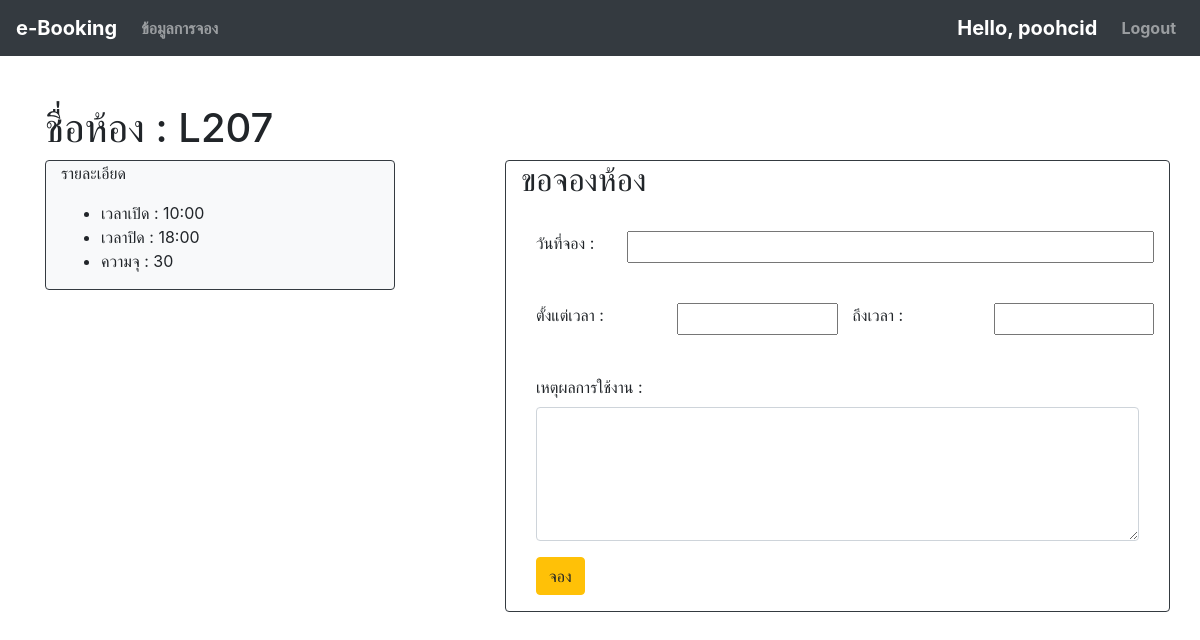
The page /booking/2/ (signed in) on the database as committed earlier.
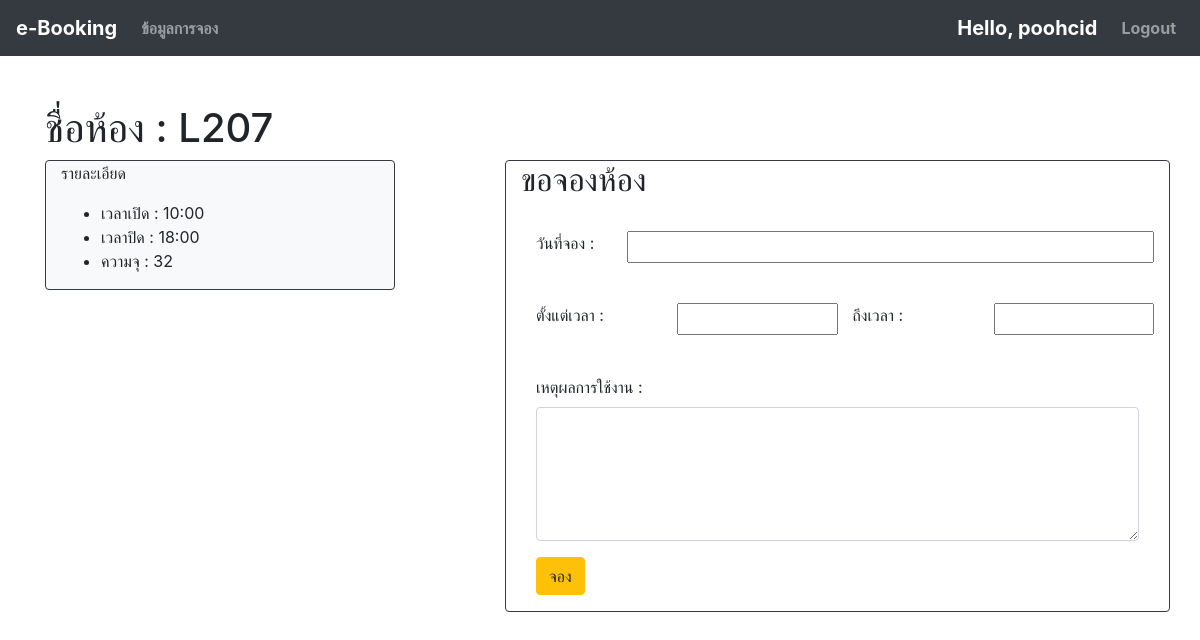
The same page on the database as committed later.
### booking/models.py (models this page shows, shortened)
class Room(models.Model):
    name = models.CharField(max_length=100)
    open_time = models.TimeField()
    close_time = models.TimeField()
    capacity = models.IntegerField(default=0)

### booking/views.py (the view)
# urls.py: path('booking/<int:id>/', views.booking, name="booking"),
@login_required
@permission_required('booking.add_booking')
def booking(request, id):
    try:
        context={
            "room" : Room.objects.get(pk=id),
            "user" : request.user
        }
        return render(request, 'booking.html', context=context)
    except Room.DoesNotExist:
        return redirect('index')

### booking/templates/booking.html (shortened to what this page needs)
{% extends 'base.html' %}
{% block content %}
    <br><br>
    <div class="container">
    <h1>ชื่อห้อง : {{ room.name }}</h1>
        <div class="row">
            <div class="col-4">
                <div class="border border-dark rounded bg-light container">
                    <p>รายละเอียด</p>
                    <ul>
                        <li>เวลาเปิด : {{room.open_time|date:'H:i'}}</li>
                        <li>เวลาปิด : {{ room.close_time|date:'H:i' }}</li>
                        <li>ความจุ : {{ room.capacity }}</li>
                    </ul>
                </div>
            </div>
            <div class="col-1">
            </div>
            <div class="col-7 border border-dark rounded">
                <h2>ขอจองห้อง</h2>
                <br>
                <form action="{% url 'save_booking' id=room.id %}" class="container-fluid" method="POST">
                    <div class="row form-group">
                        <label class="col-2">วันที่จอง : </label>
                        <input class="col-10" id="datepicker" name="date" width="200" selectedday="{{ date }}" value="{{ date|date:"SHORT_DATE_FORMAT"}}" required/>
                    </div>
                    <br>
                    <div class="row form-group">
                            <label class="col">ตั้งแต่เวลา : </label>
                            <input id="timepicker1" name="start_time" class="col" width="200" required>
                            <label class="col">ถึงเวลา : </label>
                            <input id="timepicker2" name="end_time" class="col" width="200" required>
                    </div>
                    <br>
                    <div class="form-group">
                        <label>เหตุผลการใช้งาน : </label>
                        <textarea class="form-control" name="descrip" rows="5" id="comment"></textarea>
                    </div class="form-group">
                        <button type="submit" class="btn btn-warning"> จอง </button>
                </form>
            </div>
        </div>
    </div>
{% endblock content %}

Rows that differ between the two databases and show on the page:
changed Room: capacity "30" → "32"
